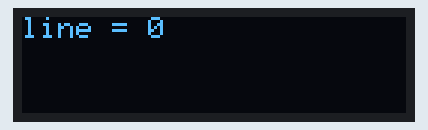
A sketch run on a simulated ESP8266 (NodeMCU). Parts: 128×32 one-colour display. What the sketch prints to the serial monitor is not drawn.

Above: at 0.2 s.
At 4.2 s:
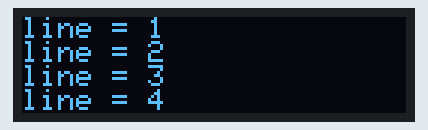
At 9.3 s:
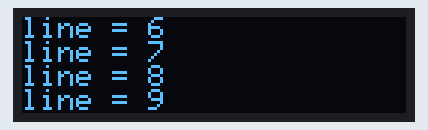
At 19.4 s:
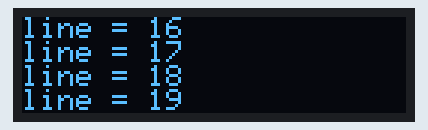
At 28.6 s:
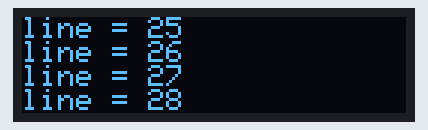
At 38.7 s:
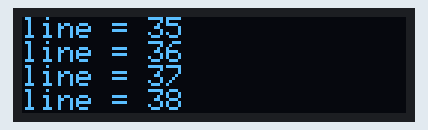

Measured:
- what the display in image 0 shows lasts 1.1 s, from 0.1 s to 1.2 s

The sketch:

Heltec_wifi_r1.ino
```cpp
/*********************************************************************

DBM Dec 2 2017
Adapted from all sorts of sources

*********************************************************************/

#include <SPI.h>
#include <Wire.h>
#include <Adafruit_GFX.h>
#include <Adafruit_SSD1306.h>
#include "ESP8266WiFi.h"

#define OLED_RESET 16
Adafruit_SSD1306 display(OLED_RESET);

#define NUMLINES    4
#define LINELENGTH  20
#define FIRSTLINE   0
#define LASTLINE    NUMLINES-1
#define LINEHEIGHT  8

char oneline[LINELENGTH];

char lines[NUMLINES][LINELENGTH]=
{
    "",  // 0
    "",
    "",
    ""   // 3
};

int curline = FIRSTLINE; // line FIRSTLINE to LASTLINES
boolean firsttime = true;

//===========
void setup()   {
  Serial.begin(115200);

  // by default, we'll generate the high voltage from the 3.3v line internally! (neat!)
  display.begin(SSD1306_SWITCHCAPVCC, 0x3C);  // initialize with the I2C addr 0x3C (for the 128x32)
  // init done

  // Clear the buffer.
  display.clearDisplay();

  // text display
  display.setTextSize(1);
  display.setTextColor(WHITE);
  display.setTextWrap(false),

  // Set WiFi to station mode and disconnect from an AP if it was previously connected
  WiFi.mode(WIFI_STA);
  WiFi.disconnect();
  delay(100);

}

/*
insert this line into the lines buffer
*/
void displayline(char *linep ) {
  Serial.println(linep);

  if (curline == LASTLINE) {
    if (firsttime) {
      // Serial.print("don't do anything the first time because we are still filling the buffer");
      firsttime = false;
    }
    else {
      //not first time so move things up
      for (int i=FIRSTLINE; i<=NUMLINES-1; i++) {
        strcpy(lines[i], lines[i+1]); //copy [2] into [1]
      }
    }
  }
  strcpy(lines[curline], linep);

  writelines();

  // make sure current line does not exceed the last line
  if (++curline > LASTLINE) {
    curline = LASTLINE;
  }
}

//write all x lines every time
void writelines() {
  display.clearDisplay();
  for (int i=FIRSTLINE; i<=LASTLINE; i++) {
    display.setCursor(0,i*LINEHEIGHT);
    display.print(lines[i]);
  }
  display.display();
}

void scanWifi() {
  Serial.println("scan start");

  // WiFi.scanNetworks will return the number of networks found
  int n = WiFi.scanNetworks();
  //Serial.println("scan done");
  //sprintf(oneline, "line = %d", i);
  //displayline("scan done");
  if (n == 0)
    displayline("No networks found");
  else
  {
    sprintf(oneline, "%d networks found", n);
    displayline(oneline);
    delay(300);
//*    Serial.print(n);
//*    Serial.println(" ");
    for (int i = 0; i < n; ++i)
    {
      // Print SSID and RSSI for each network found
      // 1: MOTOROLA-BCD9A (-47)*
      Serial.print(i + 1);
      Serial.print(": ");
      Serial.print(WiFi.SSID(i));
      Serial.print(" (");
      Serial.print(WiFi.RSSI(i));
      Serial.print(")");
      Serial.println((WiFi.encryptionType(i) == ENC_TYPE_NONE)?" ":"*");
      //sprintf(oneline, "%d: %s (%d)%s", i, WiFi.SSID(i), WiFi.RSSI(i), (WiFi.encryptionType(i) == ENC_TYPE_NONE)?" ":"*");
      //sprintf(oneline, "%d: %d (%d)", i, WiFi.SSID(i), WiFi.RSSI(i));
      sprintf(oneline, "%d: %s", i, "asda");
      displayline(oneline);
      delay(200);
    }
  }
  Serial.println("");

}


//===========
void loop() {
  for (int i=0; i<=99; ++i) {

    //oneline = "line =";
    sprintf(oneline, "line = %d", i);
    displayline(oneline);

    delay(1000);
  }
  //scanWifi();
  delay(1000);
}
```
